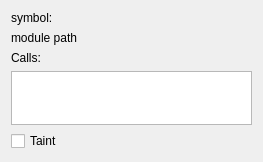
<?xml version="1.0" encoding="UTF-8"?>
<ui version="4.0">
 <class>mouseoverWidget</class>
 <widget class="QWidget" name="mouseoverWidget">
  <property name="windowModality">
   <enum>Qt::NonModal</enum>
  </property>
  <property name="enabled">
   <bool>true</bool>
  </property>
  <property name="geometry">
   <rect>
    <x>0</x>
    <y>0</y>
    <width>263</width>
    <height>162</height>
   </rect>
  </property>
  <property name="windowTitle">
   <string>Form</string>
  </property>
  <property name="windowOpacity">
   <double>1.000000000000000</double>
  </property>
  <layout class="QVBoxLayout" name="verticalLayout">
   <item>
    <widget class="QLabel" name="symbolText">
     <property name="text">
      <string>symbol:</string>
     </property>
    </widget>
   </item>
   <item>
    <widget class="QLabel" name="moduleLabel">
     <property name="text">
      <string>module path</string>
     </property>
    </widget>
   </item>
   <item>
    <widget class="QLabel" name="callCount">
     <property name="text">
      <string>Calls:</string>
     </property>
    </widget>
   </item>
   <item>
    <widget class="QListWidget" name="callsText">
     <property name="minimumSize">
      <size>
       <width>0</width>
       <height>25</height>
      </size>
     </property>
     <property name="maximumSize">
      <size>
       <width>16777215</width>
       <height>100</height>
      </size>
     </property>
     <property name="sizeAdjustPolicy">
      <enum>QAbstractScrollArea::AdjustToContents</enum>
     </property>
     <property name="resizeMode">
      <enum>QListView::Adjust</enum>
     </property>
    </widget>
   </item>
   <item>
    <widget class="QCheckBox" name="checkBox">
     <property name="text">
      <string>Taint</string>
     </property>
    </widget>
   </item>
  </layout>
 </widget>
 <resources/>
 <connections/>
</ui>
